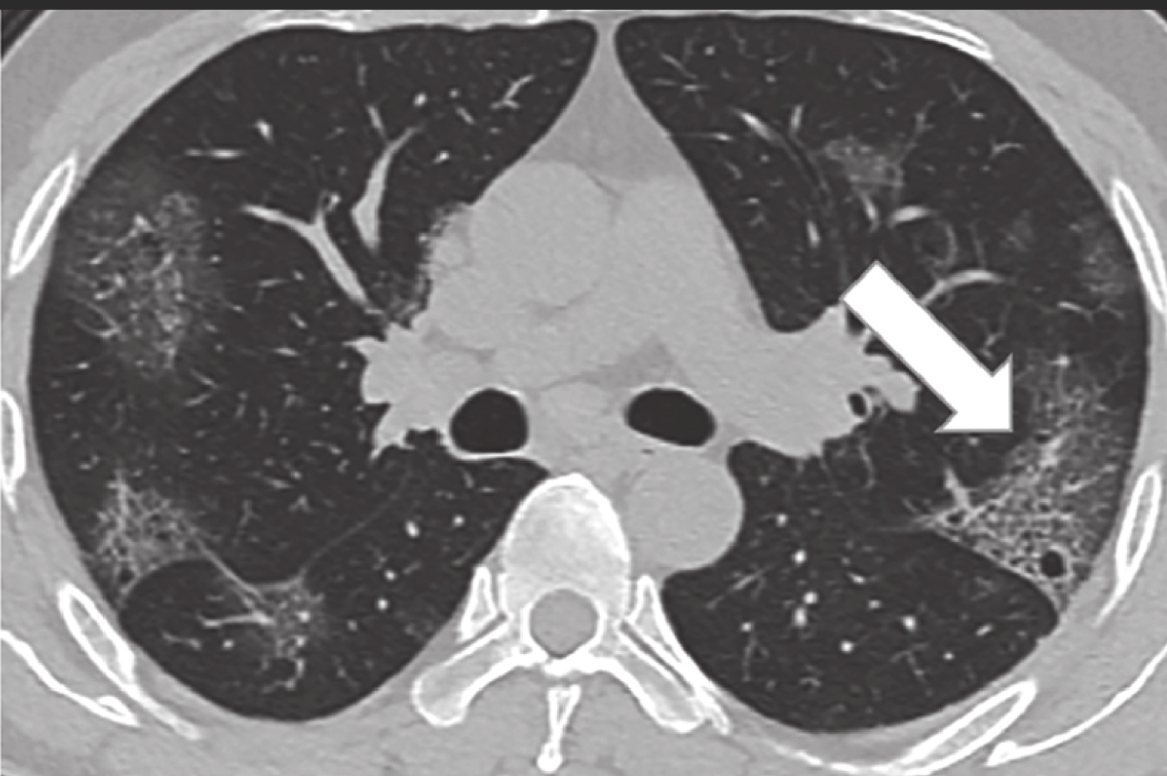
#> input picture test_data/brain_mri/image.png, 1167 x 776 px
$ python -i smart_diagnosis.py   (imports and definitions only)
#> lines starting #> are read from the running program, lines starting #| are printed output that depends on the picture; after the words box and inside, x2 and y2 are one past the last pixel; in counts of white or black regions, pixels touching at a corner belong together
import numpy as np
import cv2
from typing import Dict, Any, List
import zhipuai
import os
from PIL import Image
import io

class SmartDiagnosisSystem:
    """智能诊断系统类"""

    def __init__(self):
        self.api_key = os.getenv("ZHIPUAI_API_KEY")
        self.detection_history = []

    # [13 lines left out: function initialize_vlm, not called in this run]

    def detect_lesions(self, image: np.ndarray) -> Dict[str, Any]:
        """检测病变区域"""
        try:
            # 图像预处理
            gray = cv2.cvtColor(image, cv2.COLOR_RGB2GRAY)

            # 使用自适应阈值进行分割
            binary = cv2.adaptiveThreshold(
                gray, 255, cv2.ADAPTIVE_THRESH_GAUSSIAN_C,
                cv2.THRESH_BINARY_INV, 11, 2
            )
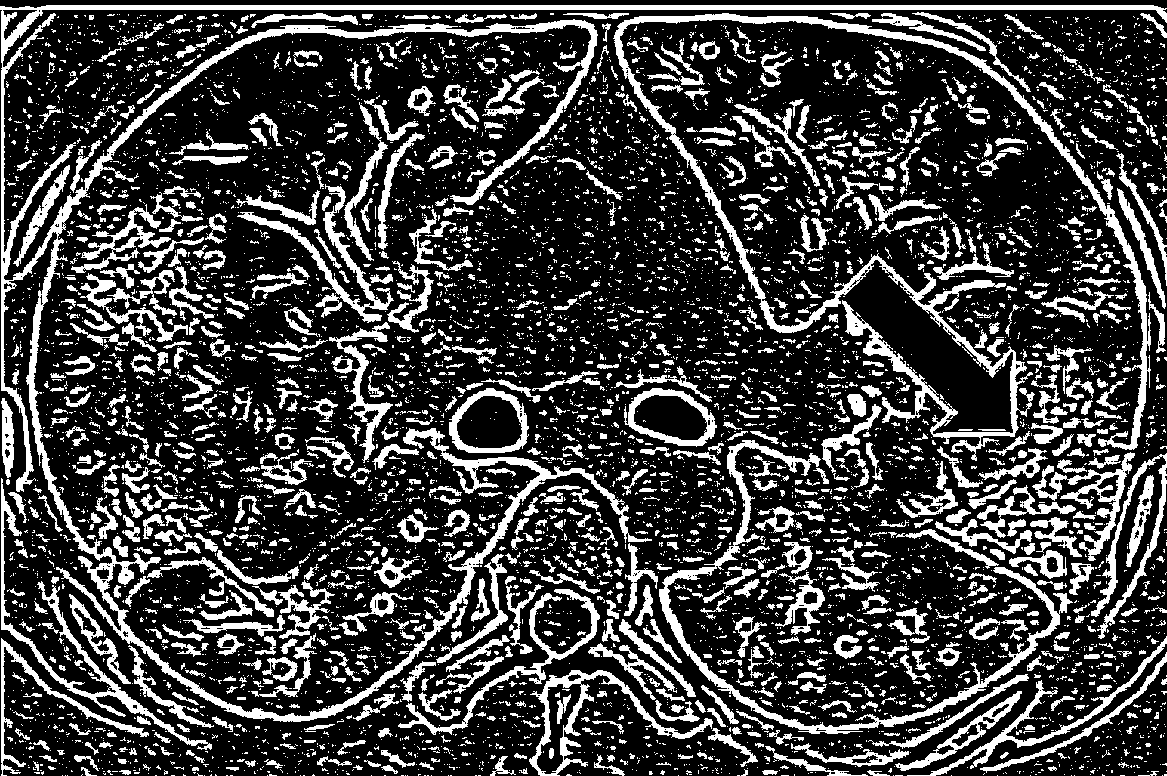
#> binary: shape (776, 1167); 24.7% white; 7152 white regions (5845 under 20 px), largest, box (x1, y1, x2, y2) and area: (0, 5, 1167, 722) 26843, (613, 13, 1151, 461) 14564, (659, 440, 1073, 734) 6517

            # 形态学操作
            kernel = np.ones((3,3), np.uint8)
            opening = cv2.morphologyEx(binary, cv2.MORPH_OPEN, kernel)
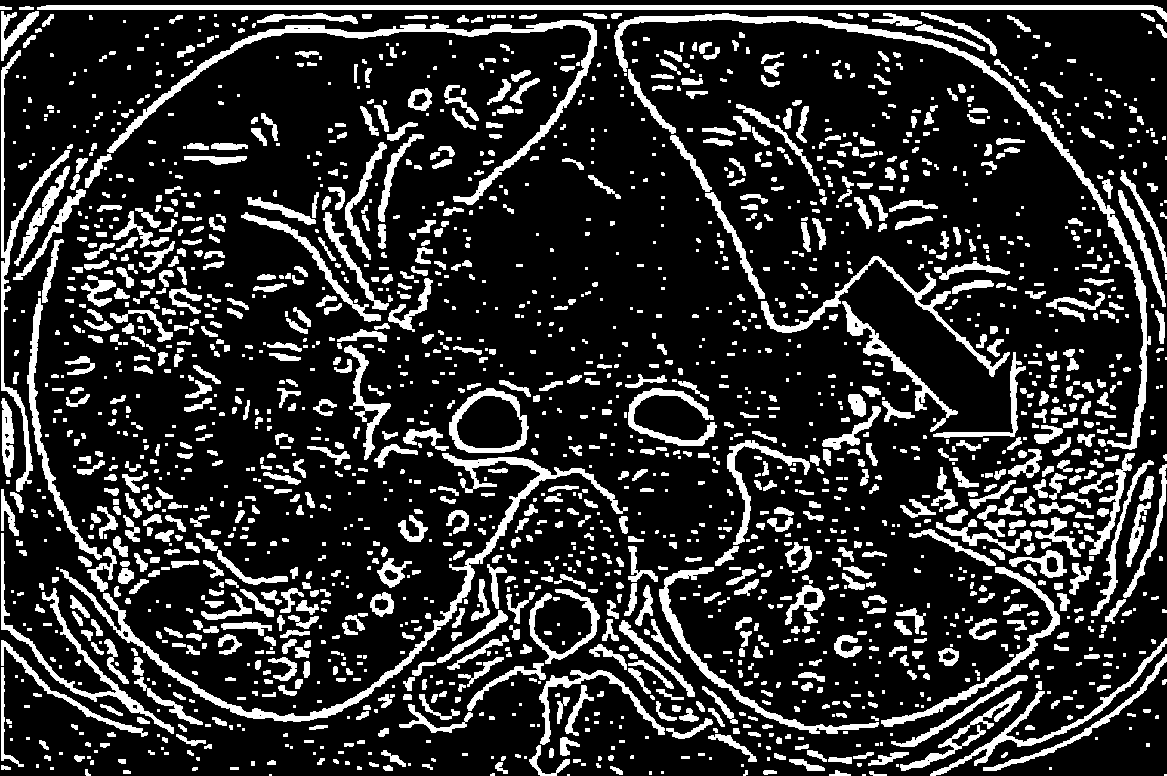
#> opening: shape (776, 1167); 18.9% white; 2107 white regions (820 under 20 px)

            # 找到轮廓
            contours, _ = cv2.findContours(
                opening, cv2.RETR_EXTERNAL, cv2.CHAIN_APPROX_SIMPLE
            )
#> contours = 2107 contours, 1200 with area under 20; largest, box (x1, y1, x2, y2) and area: (60, 453, 628, 722) 5113, (614, 13, 1151, 450) 4903, (37, 5, 1167, 22) 4534, (107, 20, 597, 205) 4291, (449, 388, 529, 453) 3880

            # 分析每个轮廓
            lesions = []
            for contour in contours:
                area = cv2.contourArea(contour)
                if area > 100:  # 过滤小区域
                    x, y, w, h = cv2.boundingRect(contour)
                    lesions.append({
                        'bbox': [x, y, w, h],
                        'area': area,
                        'contour': contour.tolist()
                    })
#> this loop made 2107 passes
#> (area, x, y, w, h) on passes 36, 61, 69, 79, 100, 105, 138, 162, 173, 188, 195, 205: (154, 789, 759, 36, 12), (186.5, 868, 752, 41, 14), (106.5, 381, 750, 25, 17), (218.5, 529, 745, 41, 31), (160, 560, 737, 20, 19), (246, 708, 734, 49, 28), (212.5, 666, 718, 47, 21), (116, 679, 708, 20, 14), (382, 399, 704, 74, 29), (111, 557, 697, 13, 27), (159, 419, 694, 41, 26), (944, 900, 691, 122, 80)
#> area on passes 6, 9, 10, 18, 20, 21: 25.5, 44, 40, 43.5, 35.5, 26
#> after the loop, lesions = 222 items

            result = {
                'success': True,
                'lesions': lesions,
                'count': len(lesions)
            }

            self.detection_history.append({
                'operation': 'detect_lesions',
                'result': result
            })

            return result

        except Exception as e:
            return {'success': False, 'error': str(e)}

    # [47 lines left out: function analyze_with_vlm, not called in this run]

    def get_detection_history(self) -> List[Dict]:
        """获取检测历史"""
        return self.detection_history

    # [55 lines left out: functions analyze_lesion_characteristics, _calculate_glcm, _extract_texture_features, not called in this run]

>>> import cv2
>>> picture = cv2.cvtColor(cv2.imread('../../test_data/brain_mri/image.png'), cv2.COLOR_BGR2RGB)
>>> result = SmartDiagnosisSystem().detect_lesions(picture)
#> result = 3 items
